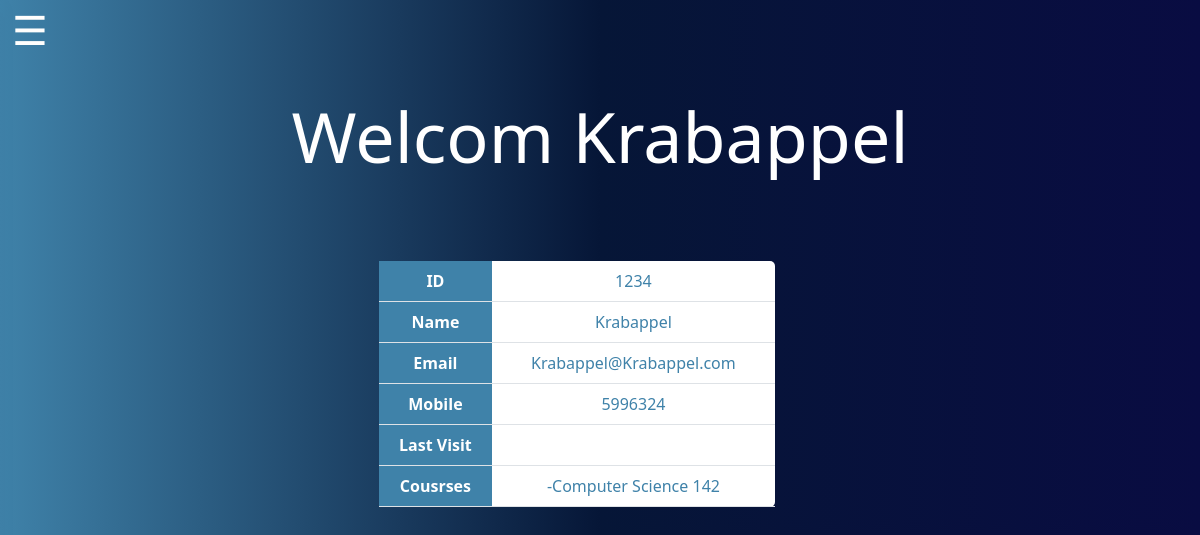
The app's page /pages/TeacherBord.php?id=1234 with its own data.
### tables this page shows
CREATE TABLE `teachers` (
  `id` int(10) NOT NULL,
  `name` varchar(20) DEFAULT NULL,
  `pass` varchar(20) DEFAULT NULL,
  `email` varchar(30) DEFAULT NULL,
  `mobile` int(20) DEFAULT NULL,
  `LastVisit` varchar(40) DEFAULT NULL
);

CREATE TABLE `cousrses` (
  `C_id` int(20) UNSIGNED NOT NULL,
  `C_name` varchar(200) DEFAULT NULL,
  `teacher_id` int(10) DEFAULT NULL
);

### pages/TeacherBord.php (the view, shortened to what this page needs)
<?php
require("db.php");
$id = $_GET['id'];
$sql = "select * from teachers where id = $id";
$result = mysqli_query($conn,$sql);
while($row = mysqli_fetch_assoc($result)){
  $username = $row["name"];
  $email = $row['email'];
  $mobile = $row['mobile'];
  $lastvisit= $row['LastVisit'];
  }
  $s = "select * from cousrses where teacher_id = $id";
  $r = mysqli_query($conn,$s);
?>
<!DOCTYPE html>
<html>
<head>
    <link rel="stylesheet" href="Css/font-awesome.css">
      <link rel="stylesheet" href="pages.css">
      <link rel="stylesheet" href="HomeStyle.css">
      <link href="https://cdn.jsdelivr.net/npm/bootstrap@5.0.1/dist/css/bootstrap.min.css" rel="stylesheet">
</head>
<body>
<span id="icon"  onclick="openNav()">&#9776; </span>
<div style ="    text-align: center;
    color: white;
    font-size: 70px;
    margin-top: 2%;">
  <p> Welcom <?php echo $username ;
    ?></p>
</div>
<div class ="teachertable" style="margin-top:6%;">
<table class="table" id ="teacher" style="margin-top:7%;">
<tbody>
    <tr>
      <th scope="col">ID</th>
      <td><?php echo $id; ?></td>
    </tr>
    <tr>
    <th scope="col">Name</th>
    <td><?php echo $username; ?></td>
    </tr>
    <tr>
    <th scope="col">Email</th>
    <td><?php echo $email; ?></td>
    </tr>
    <tr>
    <th scope="col">Mobile</th>
    <td><?php echo $mobile; ?></td>
    </tr>
    <tr>
    <th scope="col">Last Visit</th>
    <td><?php echo $lastvisit; ?></td>
    </tr>
    <tr>
    <th scope="col">Cousrses</th>
    <td style="    text-align: center;">
     <?php
   while($rows = mysqli_fetch_assoc($r)){?>
     <?php echo "-".$rows["C_name"]; ?><br>
   <?php }?>
   </td>
    </tr>
  </tbody>
</table>
</div>
</body>
</html>

### pages/pages.css (style rules this page uses)
body { font-family: 'Montserrat' , sans-serif; }
#icon { font-size: 40px; cursor: pointer; margin-left: 1%; color: #FFFEFD; }
#teacher { background-color: white; margin-top: 10%; margin-left: 35%; color: #3f82a9;; }
#teacher th { border-radius: 0%; color: white; background: #3f82a9; }
.teachertable { text-align: center; width: 33%; margin-left: 20%; margin-top: 11%; }

### pages/HomeStyle.css (style rules this page uses)
* { margin: 0; padding: 0; box-sizing: border-box; border-radius: 5px; }
body { background: -webkit-linear-gradient(right,#090c42,#061637,#3f82a9); font-family: 'Montserrat' , sans-serif; background-size: cover; }

### records on screen
teachers: name "Krabappel", email "Krabappel@Krabappel.com", mobile "5996324"
cousrses: C_name "Computer Science 142"

### other values on screen
$id "1234"
